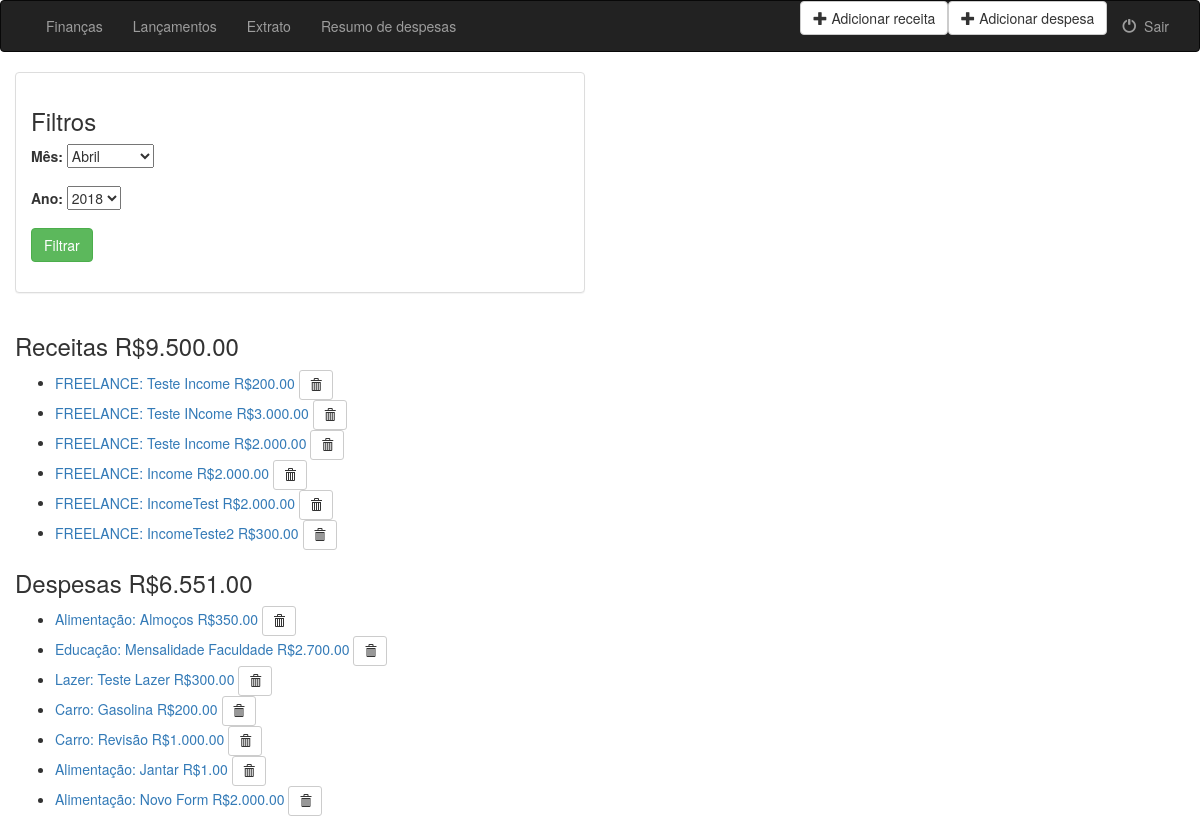
/finances/list_entry/ (signed in), run on an earlier commit of the app's database.
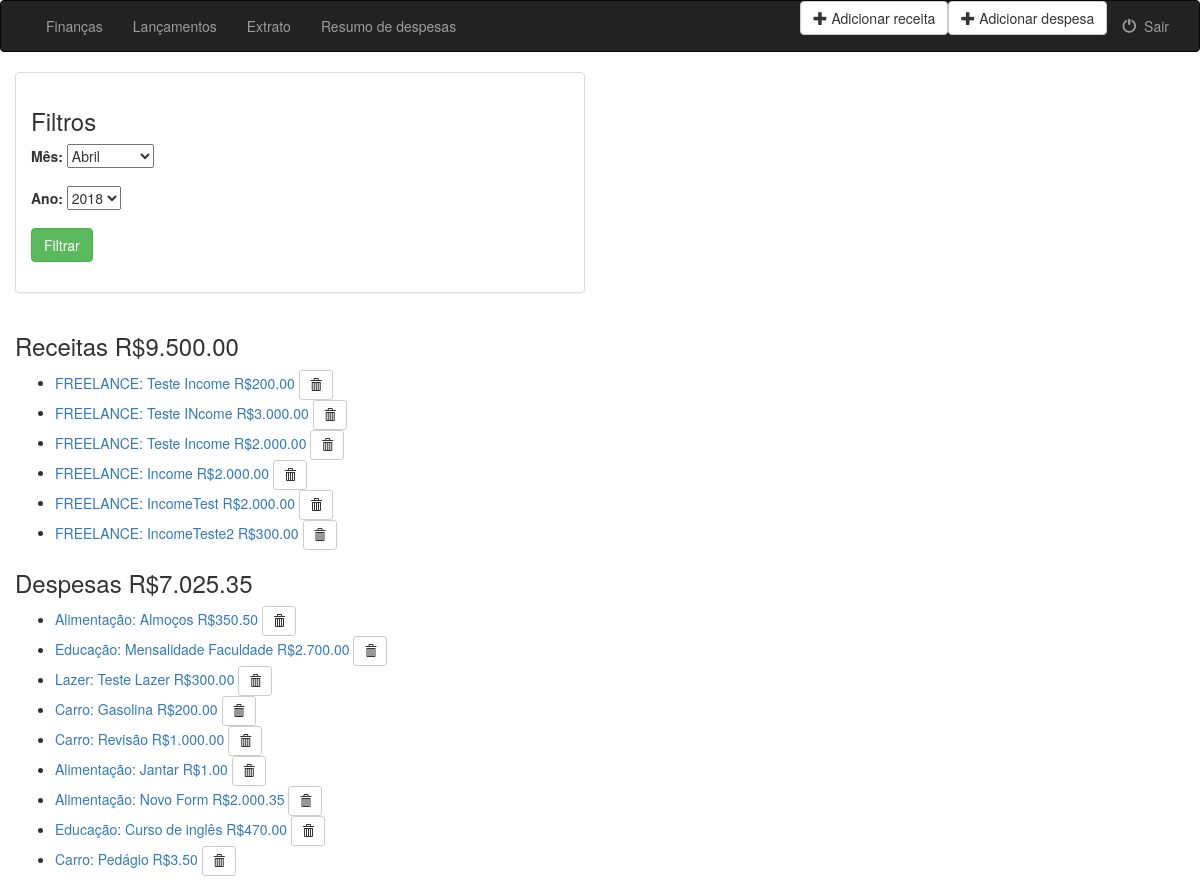
And on a later commit of the database.
### finances/models.py (models this page shows, shortened)
class Entry(models.Model):
    agent = models.ForeignKey(User, on_delete=models.CASCADE)
    category = models.ForeignKey(Category, on_delete=models.CASCADE)
    description = models.CharField(max_length=100)
    amount = models.FloatField()
    entry_date = models.DateField(default=timezone.now)
    objects = EntryManager()

class Category(models.Model):
    INCOME = 'IN'
    EXPENSE = 'EX'
    ENTRY_TYPE_CHOICES = (
        (INCOME, 'INCOME'),
        (EXPENSE, 'EXPENSE'),
    )
    entries_type = models.CharField(
        max_length=2,
        choices=ENTRY_TYPE_CHOICES,
        default= EXPENSE,
    )
    description = models.CharField(max_length=100)

### finances/views.py (the view, shortened to what this page needs)
# urls.py: path('list_entry/', views.ListEntry.as_view(), name='list_entry'),
class ListEntry(LoginRequiredMixin, View):
    template_name = 'finances/list_entry.html'
    login_url = 'finances:login_user'
    def get(self, request):
        return get_list_entries(request, None, self.template_name)

### finances/models.py (called while the page is built)
    def get_entries(self, user, month, year, limit, entry_type):
        try:
            return self.order_by('entry_date').filter(
                agent=user, category__in=Category.objects.filter(entries_type__in=entry_type),
                entry_date__month=month, entry_date__year=year
                )[:limit]
        except ObjectDoesNotExist:
            return None

    def get_incomes(self, user, month, year, limit):
        return self.get_entries(user, month, year, limit, [('IN')])

    def get_expenses(self, user, month, year, limit):
        return self.get_entries(user, month, year, limit, [('EX')])

    def get_all_entries(self, user, month, year, limit):
        return self.get_entries(user, month, year, limit, [('IN'), ('EX')])

    def get_entries_amount(self, user, entries):
        return entries.aggregate(Sum('amount'))

    def get_amount_expenses_by_category(self, user, month, year, limit):
        expenses = self.get_expenses(user, month, year, limit)
        return expenses.order_by('category__description').values('category__description').annotate(Sum('amount'))

### finances/templates/finances/list_entry.html (shortened to what this page needs)
{% extends 'finances/base.html' %}
{% load format_currency %}
{% block body %}
<div class="container-fluid">
    <div class="row">
        <div class="col-sm-12 col-md-6">
            <div class="panel panel-default">
                <div class="panel-body">
                    <div>
                        <h3>Filtros</h3>
                    </div>
                    <form class="form-horizontal" role="form" action="{% url 'finances:list_entry'%}" method="post" enctype="multipart/form-data">
                        <div class="form-group">
                            <div class="col-sm-10">
                                <label for="id_month">Mês:</label>
                                <select id="id_month"name="month">
                                    {% for month in months %}
                                    <option value="{{month.0}}"
                                    {% if month.0 == current_month%}selected="selected"{% endif %}>{{month.1}}</option>
                                    {% endfor %}
                                </select>
                            </div>
                        </div>
                        <div class="form-group">
                            <div class="col-sm-10">
                                <label for="id_year">Ano:</label>
                                <select name="year" id="id_year">
                                    {% for year in years %}
                                    <option value="{{year}}"
                                    {% if year == current_year%}selected="selected"{% endif %}>{{year}}</option>
                                    {% endfor %}
                                </select>
                            </div>
                        </div>
                        <div class="form-group">
                            <div class="col-sm-10">
                                <button type="submit" class="btn btn-success">Filtrar</button>
                            </div>
                        </div>
                    </form>
                </div>
            </div>
        </div>
    </div>
    {% if incomes %}
    <div>
        <h3>Receitas {{total_incomes.amount__sum|format_currency_symbol}}</h3>
    </div>
    <ul>
        {% for income in incomes %}
        <li>
            <a href = "/finances/{{income.id}}/">{{income.category.description}}: {{income.description}} {{income.amount|format_currency_symbol}}</a>
            <form action="{% url 'finances:delete_entry' income.id %}" method="post" style="display: inline;">
                <button type="submit" class="btn btn-default btn-sm">
                    <span class="glyphicon glyphicon-trash"></span>
                </button>
            </form>
        </li>
        {% endfor %}
    </ul>
    {% else %}
    <h3>Você não possui receitas</h3>
    {% endif %}
    {% if expenses %}
    <h3>Despesas {{total_expenses.amount__sum|format_currency_symbol}}</h3>
    <ul>
        {% for expense in expenses %}
        <li>
            <a href = "/finances/{{expense.id}}/">{{expense.category.description}}: {{expense.description}} {{expense.amount|format_currency_symbol}}</a>
            <form action="{% url 'finances:delete_entry' expense.id %}" method="post" style="display: inline;">
                <button type="submit" class="btn btn-default btn-sm">
                    <span class="glyphicon glyphicon-trash"></span>
                </button>
            </form>
        </li>
        {% endfor %}
    </ul>
    {% else %}
    <h3>Você não possui despesas</h3>
    {% endif %}
    {% endblock %}

What changed in the data, as far as the page shows it:
changed Entry "Almoços": amount "R$350.00" → "R$350.50"
changed Entry "Novo Form": amount "R$2.000.00" → "R$2.000.35"
added Entry: category.description "Educação", description "Curso de inglês", amount "R$470.00", shown under "Despesas R$7.025.35"
added Entry: category.description "Carro", description "Pedágio", amount "R$3.50", shown under "Despesas R$7.025.35"
Also different on the page:
{{ total_expenses.amount__sum|format_currency_symbol }}: "R$6.551.00" → "R$7.025.35"
